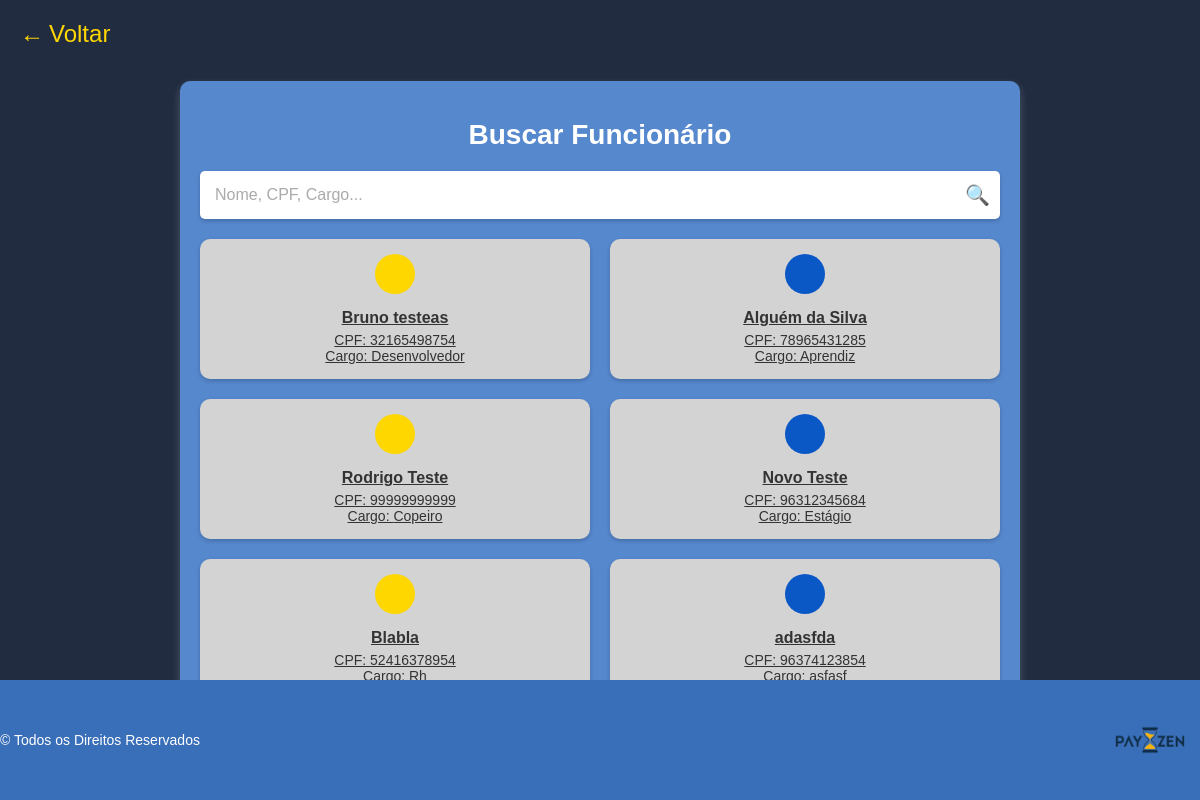
The page /busca on the database as committed earlier.
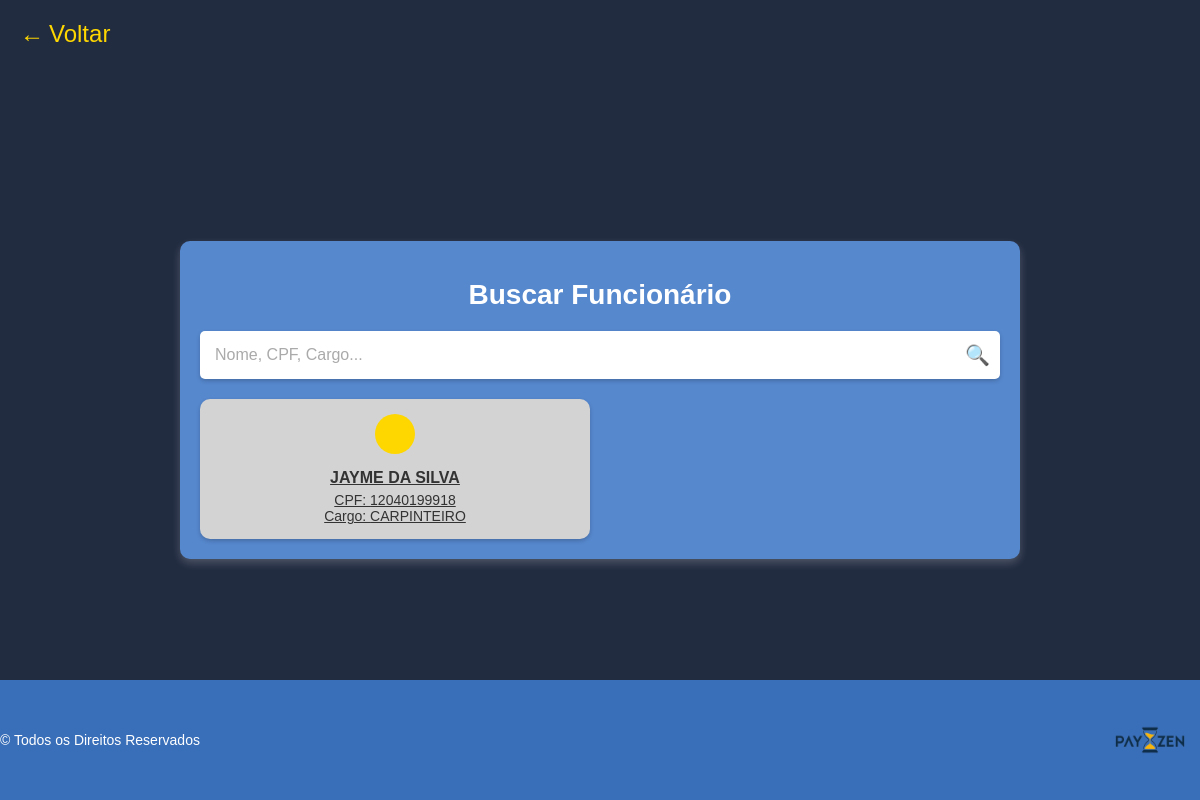
The same page on the database as committed later.
### tables this page shows
CREATE TABLE funcionarios (
            id INTEGER PRIMARY KEY AUTOINCREMENT,
            nome_completo TEXT NOT NULL,
            data_nascimento TEXT NOT NULL,
            salario REAL NOT NULL,
            cpf TEXT UNIQUE NOT NULL,
            cargo TEXT NOT NULL,
            numero_conta TEXT NOT NULL
        , horas_trabalhadas REAL DEFAULT 0, vale_transporte REAL DEFAULT 0, irrf REAL DEFAULT 0, inss REAL DEFAULT 0, vale_alimentacao REAL DEFAULT 0, horas_extras REAL DEFAULT 0);

### app.py (the view)
@app.route('/busca')
def busca_funcionario():
    conn = sqlite3.connect('payzen.db')
    conn.row_factory = sqlite3.Row
    cursor = conn.cursor()
    cursor.execute('SELECT id, nome_completo, cpf, cargo FROM funcionarios')
    funcionarios = cursor.fetchall()
    conn.close()
    return render_template('busca_funcionario.html', funcionarios=funcionarios)

### templates/busca_funcionario.html (shortened to what this page needs)
<!DOCTYPE html>
<html lang="en">
<head>
    <link rel="stylesheet" href="{{ url_for('static', filename='style.css') }}">
</head>
<body>
    <a href="{{ url_for('home') }}" class="voltar">
        <span>&#8592;</span> Voltar
    </a>
    <div class="busca-container">
        <h1>Buscar Funcionário</h1>
        <div class="busca-bar">
            <input type="text" id="searchInput" placeholder="Nome, CPF, Cargo...">
            <span class="lupa">&#128269;</span>
        </div>
        <div class="funcionarios-grid">
            {% for funcionario in funcionarios %}
                <a href="{{ url_for('visualizar_funcionario', id=funcionario[0]) }}" class="funcionario-card">
                    <div class="foto {% if loop.index is even %}azul{% else %}amarelo{% endif %}"></div>
                    <h3 class="funcionario-nome">{{ funcionario[1] }}</h3>
                    <p class="funcionario-cpf">CPF: {{ funcionario[2] }}</p>
                    <p class="funcionario-cargo">Cargo: {{ funcionario[3] }}</p>
                </a>
            {% endfor %}
        </div>
    </div>
    <footer>
        <p>&copy; Todos os Direitos Reservados</p>
        <img src="static/img/logo.png" alt="PayZen Logo" style="width: 50%; max-width: 100px;">
    </footer>
</body>
</html>

### static/style.css (style rules this page uses)
body { margin: 0; padding: 0; font-family: Arial, sans-serif; background-color: #222c41; color: white; display: flex; flex-direction: column; align-items: center; justify-content: center; height: 100vh; position: relative; }
footer { position: absolute; bottom: 0; width: 100%; background-color:#396eb8; padding: 10px 0; display: flex; justify-content: space-between; align-items: center; color: white; font-size: 14px; }
.busca-container { background-color: #5688ce; padding: 20px; border-radius: 10px; box-shadow: 0 4px 8px rgba(255, 255, 255, 0.2); width: 90%; max-width: 800px; position: relative; text-align: center; }
.busca-container h1 { font-size: 28px; margin-bottom: 20px; color: white; }
.voltar { position: absolute; top: 20px; left: 20px; font-size: 24px; color: #FFD700; cursor: pointer; text-decoration: none; display: flex; align-items: center; gap: 5px; }
.busca-bar { display: flex; align-items: center; margin-bottom: 20px; background-color: white; border-radius: 5px; padding: 10px; box-shadow: 0 2px 4px rgba(0, 0, 0, 0.2); }
.busca-bar input { flex: 1; border: none; outline: none; font-size: 16px; padding: 5px; color: #333; }
.busca-bar input::placeholder { color: #aaa; }
.busca-bar .lupa { font-size: 20px; color: #040a1b; margin-left: 10px; }
.funcionarios-grid { display: grid; grid-template-columns: repeat(2, 1fr); gap: 20px; margin-top: 20px; }
.funcionario-card { background-color: #d3d3d3; border-radius: 10px; padding: 15px; text-align: center; color: #333; box-shadow: 0 2px 4px rgba(0, 0, 0, 0.2); display: flex; flex-direction: column; align-items: center; justify-content: center; }
.funcionario-card .foto { width: 40px; height: 40px; border-radius: 50%; margin-bottom: 10px; }
.funcionario-card .foto.amarelo { background-color: #FFD700; }
.funcionario-card h3 { margin: 5px 0; font-size: 16px; font-weight: bold; }
.funcionario-card p { margin: 0; font-size: 14px; }

Rows that differ between the two databases and show on the page:
removed funcionarios: nome_completo "Bruno testeas", cpf "32165498754", cargo "Desenvolvedor"
removed funcionarios: nome_completo "Alguém da Silva", cpf "78965431285", cargo "Aprendiz"
removed funcionarios: nome_completo "Rodrigo Teste", cpf "99999999999", cargo "Copeiro"
removed funcionarios: nome_completo "Novo Teste", cpf "96312345684", cargo "Estágio"
removed funcionarios: nome_completo "Blabla", cpf "52416378954", cargo "Rh"
removed funcionarios: nome_completo "adasfda", cpf "96374123854", cargo "asfasf"
added funcionarios: nome_completo "JAYME DA SILVA", cpf "12040199918", cargo "CARPINTEIRO"
